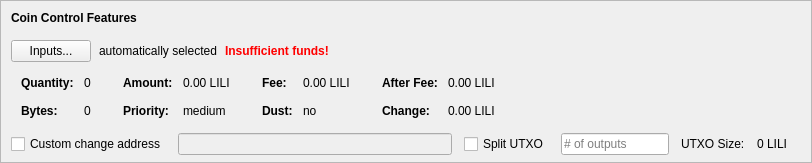
    <widget class="QFrame" name="frameCoinControl">
     <property name="sizePolicy">
      <sizepolicy hsizetype="Expanding" vsizetype="Expanding">
       <horstretch>0</horstretch>
       <verstretch>0</verstretch>
      </sizepolicy>
     </property>
     <property name="maximumSize">
      <size>
       <width>16777215</width>
       <height>16777215</height>
      </size>
     </property>
     <property name="frameShape">
      <enum>QFrame::StyledPanel</enum>
     </property>
     <property name="frameShadow">
      <enum>QFrame::Sunken</enum>
     </property>
     <layout class="QVBoxLayout" name="verticalLayoutCoinControl2">
      <property name="spacing">
       <number>0</number>
      </property>
      <property name="leftMargin">
       <number>0</number>
      </property>
      <property name="topMargin">
       <number>0</number>
      </property>
      <property name="rightMargin">
       <number>0</number>
      </property>
      <property name="bottomMargin">
       <number>6</number>
      </property>
      <item>
       <layout class="QVBoxLayout" name="verticalLayoutCoinControl" stretch="0,0,0,0,1">
        <property name="spacing">
         <number>0</number>
        </property>
        <property name="leftMargin">
         <number>10</number>
        </property>
        <property name="topMargin">
         <number>10</number>
        </property>
        <item>
         <layout class="QHBoxLayout" name="horizontalLayoutCoinControl1">
          <property name="bottomMargin">
           <number>15</number>
          </property>
          <item>
           <widget class="QLabel" name="labelCoinControlFeatures">
            <property name="sizePolicy">
             <sizepolicy hsizetype="Preferred" vsizetype="Maximum">
              <horstretch>0</horstretch>
              <verstretch>0</verstretch>
             </sizepolicy>
            </property>
            <property name="font">
             <font>
              <weight>75</weight>
              <bold>true</bold>
             </font>
            </property>
            <property name="styleSheet">
             <string notr="true">font-weight:bold;</string>
            </property>
            <property name="text">
             <string>Coin Control Features</string>
            </property>
           </widget>
          </item>
         </layout>
        </item>
        <item>
         <layout class="QHBoxLayout" name="horizontalLayoutCoinControl2" stretch="0,0,0,0">
          <property name="spacing">
           <number>8</number>
          </property>
          <property name="bottomMargin">
           <number>10</number>
          </property>
          <item>
           <widget class="QPushButton" name="pushButtonCoinControl">
            <property name="styleSheet">
             <string notr="true"/>
            </property>
            <property name="text">
             <string>Inputs...</string>
            </property>
            <property name="autoDefault">
             <bool>false</bool>
            </property>
           </widget>
          </item>
          <item>
           <widget class="QLabel" name="labelCoinControlAutomaticallySelected">
            <property name="text">
             <string>automatically selected</string>
            </property>
            <property name="margin">
             <number>5</number>
            </property>
           </widget>
          </item>
          <item>
           <widget class="QLabel" name="labelCoinControlInsuffFunds">
            <property name="font">
             <font>
              <weight>75</weight>
              <bold>true</bold>
             </font>
            </property>
            <property name="styleSheet">
             <string notr="true">color:red;font-weight:bold;</string>
            </property>
            <property name="text">
             <string>Insufficient funds!</string>
            </property>
            <property name="margin">
             <number>5</number>
            </property>
           </widget>
          </item>
          <item>
           <spacer name="horizontalSpacerCoinControl">
            <property name="orientation">
             <enum>Qt::Horizontal</enum>
            </property>
            <property name="sizeHint" stdset="0">
             <size>
              <width>40</width>
              <height>1</height>
             </size>
            </property>
           </spacer>
          </item>
         </layout>
        </item>
        <item>
         <widget class="QWidget" name="widgetCoinControl" native="true">
          <property name="sizePolicy">
           <sizepolicy hsizetype="Preferred" vsizetype="Preferred">
            <horstretch>0</horstretch>
            <verstretch>0</verstretch>
           </sizepolicy>
          </property>
          <property name="minimumSize">
           <size>
            <width>0</width>
            <height>0</height>
           </size>
          </property>
          <property name="styleSheet">
           <string notr="true"/>
          </property>
          <layout class="QHBoxLayout" name="horizontalLayoutCoinControl5">
           <property name="leftMargin">
            <number>0</number>
           </property>
           <property name="topMargin">
            <number>0</number>
           </property>
           <property name="rightMargin">
            <number>0</number>
           </property>
           <property name="bottomMargin">
            <number>0</number>
           </property>
           <item>
            <layout class="QHBoxLayout" name="horizontalLayoutCoinControl3" stretch="0,0,0,1">
             <property name="spacing">
              <number>20</number>
             </property>
             <property name="topMargin">
              <number>0</number>
             </property>
             <property name="bottomMargin">
              <number>10</number>
             </property>
             <item>
              <layout class="QFormLayout" name="formLayoutCoinControl1">
               <property name="horizontalSpacing">
                <number>10</number>
               </property>
               <property name="verticalSpacing">
                <number>14</number>
               </property>
               <property name="leftMargin">
                <number>10</number>
               </property>
               <property name="topMargin">
                <number>4</number>
               </property>
               <property name="rightMargin">
                <number>6</number>
               </property>
               <item row="0" column="0">
                <widget class="QLabel" name="labelCoinControlQuantityText">
                 <property name="font">
                  <font>
                   <weight>75</weight>
                   <bold>true</bold>
                  </font>
                 </property>
                 <property name="text">
                  <string>Quantity:</string>
                 </property>
                 <property name="margin">
                  <number>0</number>
                 </property>
                </widget>
               </item>
               <item row="0" column="1">
                <widget class="QLabel" name="labelCoinControlQuantity">
                 <property name="cursor">
                  <cursorShape>IBeamCursor</cursorShape>
                 </property>
                 <property name="contextMenuPolicy">
                  <enum>Qt::ActionsContextMenu</enum>
                 </property>
                 <property name="text">
                  <string notr="true">0</string>
                 </property>
                 <property name="margin">
                  <number>0</number>
                 </property>
                 <property name="textInteractionFlags">
                  <set>Qt::LinksAccessibleByMouse|Qt::TextSelectableByKeyboard|Qt::TextSelectableByMouse</set>
                 </property>
                </widget>
               </item>
               <item row="1" column="0">
                <widget class="QLabel" name="labelCoinControlBytesText">
                 <property name="font">
                  <font>
                   <weight>75</weight>
                   <bold>true</bold>
                  </font>
                 </property>
                 <property name="text">
                  <string>Bytes:</string>
                 </property>
                </widget>
               </item>
               <item row="1" column="1">
                <widget class="QLabel" name="labelCoinControlBytes">
                 <property name="cursor">
                  <cursorShape>IBeamCursor</cursorShape>
                 </property>
                 <property name="contextMenuPolicy">
                  <enum>Qt::ActionsContextMenu</enum>
                 </property>
                 <property name="text">
                  <string notr="true">0</string>
                 </property>
                 <property name="textInteractionFlags">
                  <set>Qt::LinksAccessibleByMouse|Qt::TextSelectableByKeyboard|Qt::TextSelectableByMouse</set>
                 </property>
                </widget>
               </item>
              </layout>
             </item>
             <item>
              <layout class="QFormLayout" name="formLayoutCoinControl2">
               <property name="horizontalSpacing">
                <number>10</number>
               </property>
               <property name="verticalSpacing">
                <number>14</number>
               </property>
               <property name="leftMargin">
                <number>6</number>
               </property>
               <property name="topMargin">
                <number>4</number>
               </property>
               <property name="rightMargin">
                <number>6</number>
               </property>
               <item row="0" column="0">
                <widget class="QLabel" name="labelCoinControlAmountText">
                 <property name="font">
                  <font>
                   <weight>75</weight>
                   <bold>true</bold>
                  </font>
                 </property>
                 <property name="text">
                  <string>Amount:</string>
                 </property>
                 <property name="margin">
                  <number>0</number>
                 </property>
                </widget>
               </item>
               <item row="0" column="1">
                <widget class="QLabel" name="labelCoinControlAmount">
                 <property name="cursor">
                  <cursorShape>IBeamCursor</cursorShape>
                 </property>
                 <property name="contextMenuPolicy">
                  <enum>Qt::ActionsContextMenu</enum>
                 </property>
                 <property name="text">
                  <string notr="true">0.00 LILI</string>
                 </property>
                 <property name="textInteractionFlags">
                  <set>Qt::LinksAccessibleByMouse|Qt::TextSelectableByKeyboard|Qt::TextSelectableByMouse</set>
                 </property>
                </widget>
               </item>
               <item row="1" column="0">
                <widget class="QLabel" name="labelCoinControlPriorityText">
                 <property name="font">
                  <font>
                   <weight>75</weight>
                   <bold>true</bold>
                  </font>
                 </property>
                 <property name="text">
                  <string>Priority:</string>
                 </property>
                </widget>
               </item>
               <item row="1" column="1">
                <widget class="QLabel" name="labelCoinControlPriority">
                 <property name="cursor">
                  <cursorShape>IBeamCursor</cursorShape>
                 </property>
                 <property name="contextMenuPolicy">
                  <enum>Qt::ActionsContextMenu</enum>
                 </property>
                 <property name="text">
                  <string>medium</string>
                 </property>
                 <property name="textInteractionFlags">
                  <set>Qt::LinksAccessibleByMouse|Qt::TextSelectableByKeyboard|Qt::TextSelectableByMouse</set>
                 </property>
                </widget>
               </item>
              </layout>
             </item>
             <item>
              <layout class="QFormLayout" name="formLayoutCoinControl3">
               <property name="horizontalSpacing">
                <number>10</number>
               </property>
               <property name="verticalSpacing">
                <number>14</number>
               </property>
               <property name="leftMargin">
                <number>6</number>
               </property>
               <property name="topMargin">
                <number>4</number>
               </property>
               <property name="rightMargin">
                <number>6</number>
               </property>
               <item row="0" column="0">
                <widget class="QLabel" name="labelCoinControlFeeText">
                 <property name="font">
                  <font>
                   <weight>75</weight>
                   <bold>true</bold>
                  </font>
                 </property>
                 <property name="text">
                  <string>Fee:</string>
                 </property>
                 <property name="margin">
                  <number>0</number>
                 </property>
                </widget>
               </item>
               <item row="0" column="1">
                <widget class="QLabel" name="labelCoinControlFee">
                 <property name="cursor">
                  <cursorShape>IBeamCursor</cursorShape>
                 </property>
                 <property name="contextMenuPolicy">
                  <enum>Qt::ActionsContextMenu</enum>
                 </property>
                 <property name="text">
                  <string notr="true">0.00 LILI</string>
                 </property>
                 <property name="textInteractionFlags">
                  <set>Qt::LinksAccessibleByMouse|Qt::TextSelectableByKeyboard|Qt::TextSelectableByMouse</set>
                 </property>
                </widget>
               </item>
               <item row="1" column="0">
                <widget class="QLabel" name="labelCoinControlLowOutputText">
                 <property name="font">
                  <font>
                   <weight>75</weight>
                   <bold>true</bold>
                  </font>
                 </property>
                 <property name="text">
                  <string>Dust:</string>
                 </property>
                </widget>
               </item>
               <item row="1" column="1">
                <widget class="QLabel" name="labelCoinControlLowOutput">
                 <property name="cursor">
                  <cursorShape>IBeamCursor</cursorShape>
                 </property>
                 <property name="contextMenuPolicy">
                  <enum>Qt::ActionsContextMenu</enum>
                 </property>
                 <property name="text">
                  <string>no</string>
                 </property>
                 <property name="textInteractionFlags">
                  <set>Qt::LinksAccessibleByMouse|Qt::TextSelectableByKeyboard|Qt::TextSelectableByMouse</set>
                 </property>
                </widget>
               </item>
              </layout>
             </item>
             <item>
              <layout class="QFormLayout" name="formLayoutCoinControl4">
               <property name="horizontalSpacing">
                <number>10</number>
               </property>
               <property name="verticalSpacing">
                <number>14</number>
               </property>
               <property name="leftMargin">
                <number>6</number>
               </property>
               <property name="topMargin">
                <number>4</number>
               </property>
               <property name="rightMargin">
                <number>6</number>
               </property>
               <item row="0" column="0">
                <widget class="QLabel" name="labelCoinControlAfterFeeText">
                 <property name="font">
                  <font>
                   <weight>75</weight>
                   <bold>true</bold>
                  </font>
                 </property>
                 <property name="text">
                  <string>After Fee:</string>
                 </property>
                 <property name="margin">
                  <number>0</number>
                 </property>
                </widget>
               </item>
               <item row="0" column="1">
                <widget class="QLabel" name="labelCoinControlAfterFee">
                 <property name="cursor">
                  <cursorShape>IBeamCursor</cursorShape>
                 </property>
                 <property name="contextMenuPolicy">
                  <enum>Qt::ActionsContextMenu</enum>
                 </property>
                 <property name="text">
                  <string notr="true">0.00 LILI</string>
                 </property>
                 <property name="textInteractionFlags">
                  <set>Qt::LinksAccessibleByMouse|Qt::TextSelectableByKeyboard|Qt::TextSelectableByMouse</set>
                 </property>
                </widget>
               </item>
               <item row="1" column="0">
                <widget class="QLabel" name="labelCoinControlChangeText">
                 <property name="font">
                  <font>
                   <weight>75</weight>
                   <bold>true</bold>
                  </font>
                 </property>
                 <property name="text">
                  <string>Change:</string>
                 </property>
                </widget>
               </item>
               <item row="1" column="1">
                <widget class="QLabel" name="labelCoinControlChange">
                 <property name="cursor">
                  <cursorShape>IBeamCursor</cursorShape>
                 </property>
                 <property name="contextMenuPolicy">
                  <enum>Qt::ActionsContextMenu</enum>
                 </property>
                 <property name="text">
                  <string notr="true">0.00 LILI</string>
                 </property>
                 <property name="textInteractionFlags">
                  <set>Qt::LinksAccessibleByMouse|Qt::TextSelectableByKeyboard|Qt::TextSelectableByMouse</set>
                 </property>
                </widget>
               </item>
              </layout>
             </item>
            </layout>
           </item>
          </layout>
         </widget>
        </item>
        <item>
         <layout class="QHBoxLayout" name="horizontalLayoutCoinControl4" stretch="0,0,0,0,0,0,0">
          <property name="spacing">
           <number>12</number>
          </property>
          <property name="sizeConstraint">
           <enum>QLayout::SetDefaultConstraint</enum>
          </property>
          <property name="topMargin">
           <number>5</number>
          </property>
          <property name="rightMargin">
           <number>5</number>
          </property>
          <item>
           <widget class="QCheckBox" name="checkBoxCoinControlChange">
            <property name="toolTip">
             <string>If this is activated, but the change address is empty or invalid, change will be sent to a newly generated address.</string>
            </property>
            <property name="text">
             <string>Custom change address</string>
            </property>
           </widget>
          </item>
          <item>
           <widget class="QValidatedLineEdit" name="lineEditCoinControlChange">
            <property name="enabled">
             <bool>false</bool>
            </property>
            <property name="sizePolicy">
             <sizepolicy hsizetype="Expanding" vsizetype="Fixed">
              <horstretch>0</horstretch>
              <verstretch>0</verstretch>
             </sizepolicy>
            </property>
           </widget>
          </item>
          <item>
           <widget class="QCheckBox" name="splitBlockCheckBox">
            <property name="text">
             <string>Split UTXO</string>
            </property>
           </widget>
          </item>
          <item>
           <widget class="QLineEdit" name="splitBlockLineEdit">
            <property name="sizePolicy">
             <sizepolicy hsizetype="Fixed" vsizetype="Fixed">
              <horstretch>50</horstretch>
              <verstretch>0</verstretch>
             </sizepolicy>
            </property>
            <property name="placeholderText">
             <string># of outputs</string>
            </property>
           </widget>
          </item>
          <item>
           <widget class="QLabel" name="labelBlockSizeText">
            <property name="text">
             <string>UTXO Size:</string>
            </property>
           </widget>
          </item>
          <item>
           <widget class="QLabel" name="labelBlockSize">
            <property name="text">
             <string>0 LILI</string>
            </property>
           </widget>
          </item>
          <item>
           <widget class="QLabel" name="labelCoinControlChangeLabel">
            <property name="sizePolicy">
             <sizepolicy hsizetype="Preferred" vsizetype="Expanding">
              <horstretch>0</horstretch>
              <verstretch>0</verstretch>
             </sizepolicy>
            </property>
            <property name="minimumSize">
             <size>
              <width>0</width>
              <height>0</height>
             </size>
            </property>
            <property name="text">
             <string/>
            </property>
            <property name="margin">
             <number>3</number>
            </property>
           </widget>
          </item>
         </layout>
        </item>
        <item>
         <spacer name="verticalSpacerCoinControl">
          <property name="orientation">
           <enum>Qt::Vertical</enum>
          </property>
          <property name="sizeHint" stdset="0">
           <size>
            <width>800</width>
            <height>1</height>
           </size>
          </property>
         </spacer>
        </item>
       </layout>
      </item>
     </layout>
    </widget>
